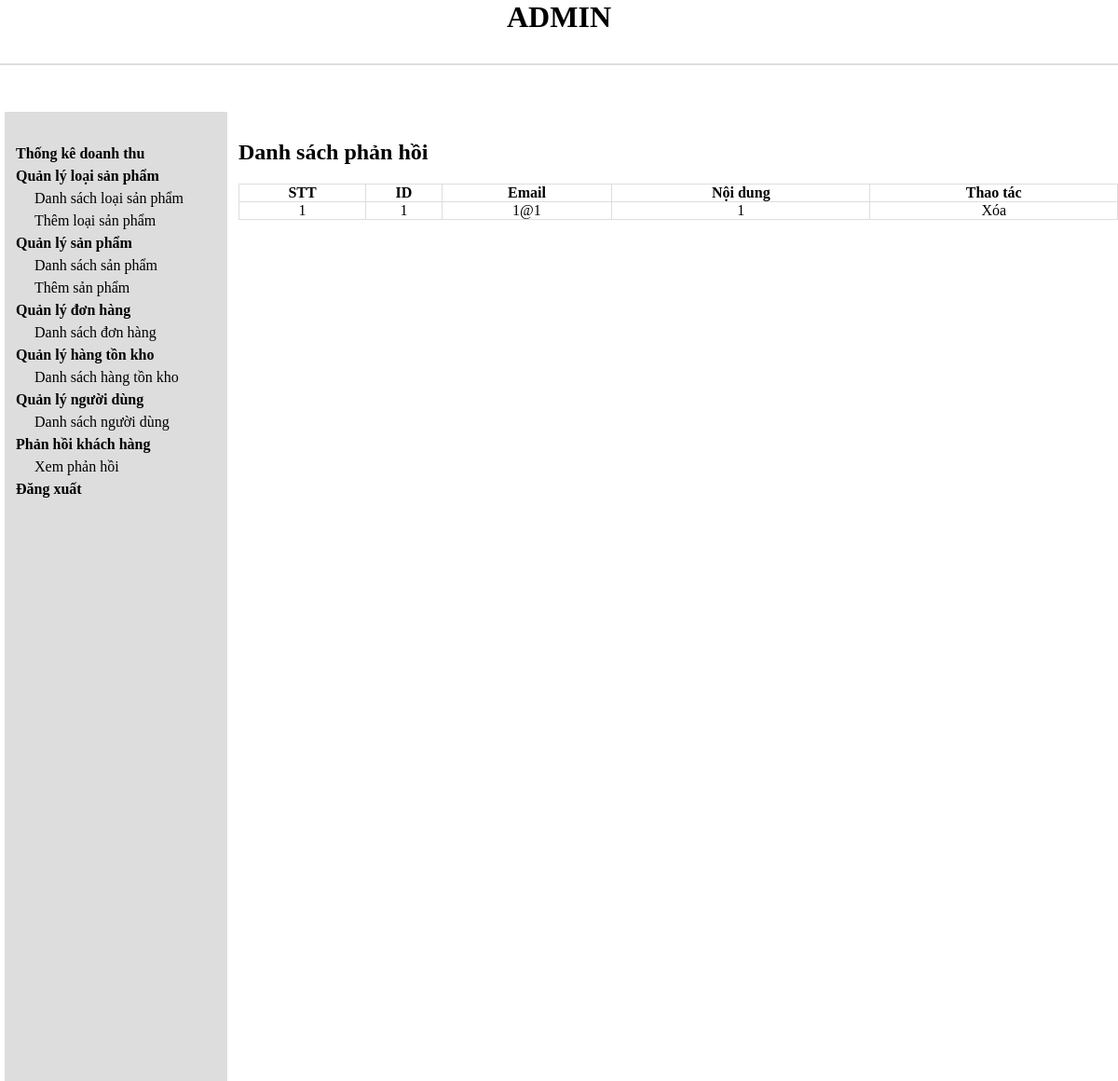
The app's page /feedback/feedback.php (signed in) with its own data.
### tables this page shows
CREATE TABLE `feedback` (
  `id` int(11) NOT NULL,
  `name` varchar(255) NOT NULL,
  `email` varchar(255) NOT NULL,
  `message` text NOT NULL,
  `submitted_at` timestamp NOT NULL DEFAULT current_timestamp()
);

### database/database.php (called while the page is built, shortened)
<?php
class Database {
    private $host = "localhost";
    private $user = "root";
    private $pass = "";
    private $dbname = "clothing_store";
    public $conn;
    public function connect() {
        $this->conn = new mysqli($this->host, $this->user, $this->pass, $this->dbname);
    }
    public function select($query) {
        $result = $this->conn->query($query) or
        die($this->conn->error . __LINE__);
        if ($result->num_rows > 0) {
            return $result;
        } else {
            return false;
        }
    }
}
?>

### feedback/feedback.php (the view, shortened to what this page needs)
<?php
include "../database/header.php";
include '../database/sidebar.php';
$db = new Database();
$sql = "SELECT * FROM feedback";
$show_product = $db->select($sql);
?>
<div class="admin-content-right">
    <div class="admin-content-right-cartegory_list">
        <h1>Danh sách phản hồi</h1>
        <table>
            <tr>
                <th>STT</th>
                <th>ID</th>
                <th>Email</th>
                <th>Nội dung</th>
                <th>Thao tác</th>
            </tr>
            <?php
            if ($show_product) {
                $i = 0;
                while ($result = $show_product->fetch_assoc()) {
                    $i++;
            ?>
                    <tr>
                        <td><?php echo $i ?></td>
                        <td><?php echo $result['name'] ?></td>
                        <td><?php echo $result['email'] ?></td>
                        <td><?php echo $result['message'] ?></td>
                        <td><a href="feedback.php?id=<?php echo $result['id'] ?>">Xóa</a></td>
                    </tr>
            <?php
                }
            }
            ?>
        </table>
    </div>
</div>
</body>
</html>

### styles_admin.css (style rules this page uses)
* { margin: 0; padding: 0; box-sizing: border-box; color: black; outline: none; }
a { text-decoration: none; }
.admin-content-right { width: 80%; padding: 30px 0 0 12px; display: grid; }
.admin-content-right-cartegory_list table { width: 100%; text-align: center; margin-top: 20px; }
.admin-content-right-cartegory_list table tr th,td { border: 1px solid #dddddd; }
table { border-collapse: collapse; }

### records on screen
feedback: name "1", email "1@1", message "1"
